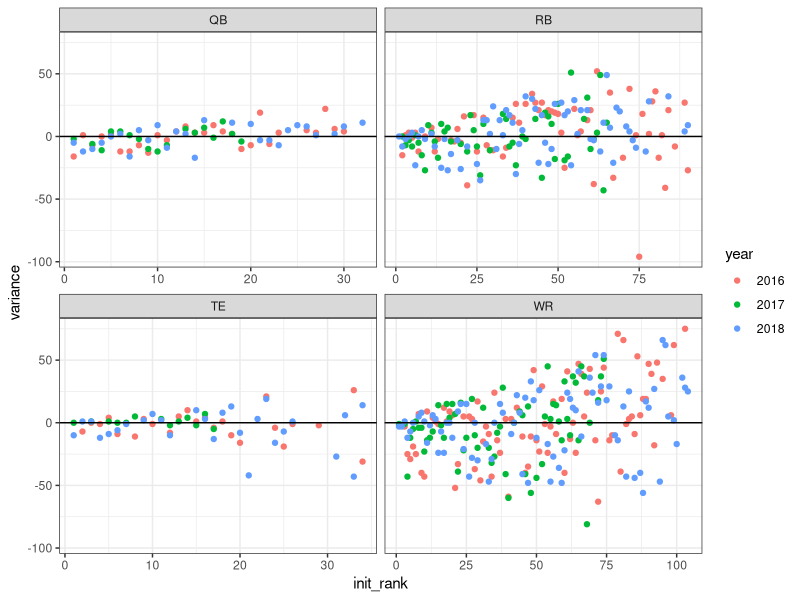
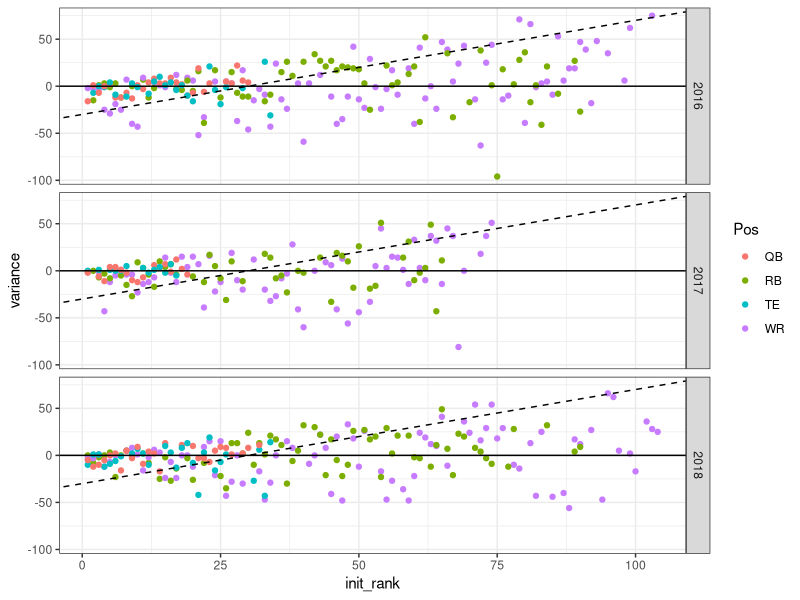
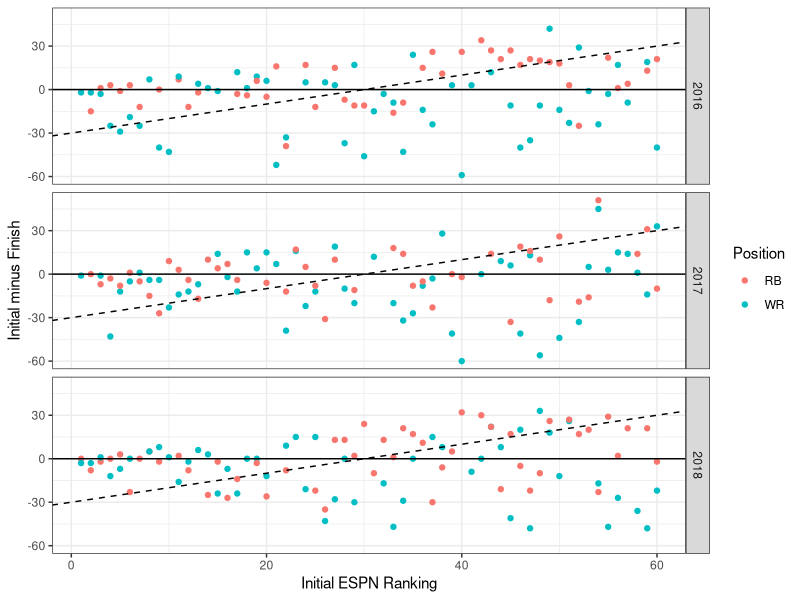

The R script that drew these images, in order: (Note: this script raises an error after producing the figures.)
# this script will create graphs from 
# the espn pre-season fantasy rankings 
# and fantasy pros end of season rankings


# libraries 
 library(stringr)
 library(dplyr)
 library(ggplot2)
 library(tidyr)


# reading files 
 
 espn_rankings <- read.csv(
   'data/espn rankings_16_18.csv', 
   stringsAsFactors = F
 )
 
 fp_finishes <- read.csv(
   'data/fp finishes_16_18.csv', 
   stringsAsFactors = F
 )

 
 weekly_rankings <- read.csv(
   'data/fp weekly finishes_16_18.csv', 
   stringsAsFactors = F
 )





# joining rankings to finishes ======================================================================

# going to join based on year, first, and last name
# would do team, but fantasypros only has current team
# not the team they were on back during the season
# going to left join to espn rankings because not every player
# was ranked


rank_finish <- left_join(
  espn_rankings, fp_finishes, 
  by = c('first', 'last', 'year', 'Pos' = 'Position')
)

rank_finish %>% group_by(first, last, year) %>% 
  summarize(count = n()) %>% 
  filter(count > 1)


# removing defense from rankings 

espn_rankings <- espn_rankings %>% filter(
  Pos != 'DST' & Pos !='D/ST' & Pos != 'K'
)


rank_finish <- left_join(
  espn_rankings, fp_finishes, 
  by = c('first', 'last', 'year', 'Pos' = 'Position')
)

# removing missing players 
# after research it appears most are instances where 
# the player didn't play during the season
# or switched positions (ty monty)

rank_finish <- rank_finish %>% filter(
  !is.na(finish)
)


# going to filter out players with less than 10 games
# going to make that a separate frame so that i can 
# easily come back if needed


full_szn_rf <- rank_finish %>% filter(
  Games > 9
)


# variance graph ===========================================================================================

# creating variable that is just 
# difference between initial rank and final finish
# going to graph that over time to see if 
# higher or lower rankings are more volatile

# also filtering out kickers, because who cares


full_szn_rf <- full_szn_rf %>% mutate(
  variance = init_rank - finish
)



full_szn_rf %>% ggplot(aes(init_rank, variance))+
  geom_point(aes(color = as.character(year)))+
  geom_hline(aes(yintercept = 0))+
  facet_wrap(. ~ Pos, scales = 'free_x')+
  scale_color_discrete(name = 'year')+
  theme_bw()

full_szn_rf %>% ggplot(aes(init_rank, variance))+
  geom_point(aes(color = Pos))+
  geom_hline(aes(yintercept = 0))+
  geom_abline(aes(intercept = -30, slope = 1), linetype = 'dashed')+
  facet_grid(year ~ . , scales = 'free_x')+
  scale_color_discrete(name = 'Pos')+
  theme_bw()



# probably not much value of looking at 
# players ranked over 60
# if 10 teams, 6 of any positions is the likely 
# max, so anything past that is maybe the last pick of
# the draft

full_szn_top <- full_szn_rf %>% filter(
  init_rank < 61
)






# graph of rb and WR initial ranks v final finishes 
# dashed line indicates top-30 or better (above)
# or worse than top-30 finish (below)
# top-30 because in a ten-team 2 wr & rb and 1 flex
# league, top-30 would be startable


full_szn_top %>% filter(
  Pos %in% c('WR', 'RB')
) %>% ggplot(aes(init_rank, variance))+
  geom_point(aes(color = Pos))+
  geom_hline(aes(yintercept = 0))+
  geom_abline(aes(intercept = -30, slope = 1), linetype = 'dashed')+
  facet_grid(year ~ . , scales = 'free_x')+
  scale_color_discrete(name = 'Position')+
  ylab('Initial minus Finish')+
  xlab('Initial ESPN Ranking')+
  theme_bw()+
  ggsave('graphs/espn rank variance years.png', width = 13, height = 6)





# graph of rb and WR initial ranks v final finishes 
# dashed line indicates top-30 or better (above)
# or worse than top-30 finish (below)
# top-30 because in a ten-team 2 wr & rb and 1 flex
# league, top-30 would be startable

full_szn_top %>%filter(
  Pos %in% c('WR', 'RB')
) %>%  ggplot(aes(init_rank, variance))+
  geom_point(aes(color = as.character(year)))+
  geom_hline(aes(yintercept = 0))+
  geom_abline(aes(intercept = -30, slope = 1), linetype = 'dashed')+
  facet_grid(Pos ~ . , scales = 'free_x')+
  scale_color_discrete(name = 'Year')+
  ylab('Initial minus Finish')+
  xlab('Initial ESPN Ranking')+
  theme_bw()+
  ggsave('graphs/espn rank variance pos.png', width = 13, height = 6)




# graph of what ten (10, 20 , 30, etc)
# position and number of top 30 from that ten
# also average variance of that ten 
# so you can see expected finish from each ten 
# compare across years and positions

full_szn_top <- full_szn_top %>% mutate(
  ten = 1 + floor((init_rank-1) / 10)
)

full_szn_top$top_rank <- if_else(
  full_szn_top$finish <31, 1, 0
)

full_szn_top$top_ten <- if_else(
  full_szn_top$finish <11, 1, 0
)


ten_ranks <- full_szn_top %>% group_by(
  year, ten, Pos
) %>% summarize(
  avg_var = mean(variance), 
  avg_finish = mean(finish), 
  top_players = sum(top_rank), 
  net_var = sum(variance), 
  top_ten = sum(top_ten)
)







# count of top ten finishes for rbs and wrs
# within the same 10 ranks (e.g. 1-10, 10-20)

ten_ranks %>% filter(
  Pos %in% c('WR', 'RB')
) %>% ggplot(aes(ten, top_players))+
  geom_col(aes(fill = Pos), position = 'dodge')+
  facet_grid(year ~ . )+
  scale_fill_manual(
    name = 'Position', 
    values = c(
      'RB' = 'dodgerblue4', 
      'WR' = 'tomato3'
    )
    )+
  scale_y_continuous(
    name = 'Count of Top 30 Finishes', 
    breaks = c(0:10)
  )+
  scale_x_continuous(
    name = 'ESPN Ranks', 
    breaks = c(1:6), 
    labels = paste('Top ', seq(10, 60, 10), sep = '')
  )+
  theme_bw()+
  ggsave(
    'graphs/ESPN top finish counts.png', width = 13, height = 6
  )




# count of top ten finishes for qbs and tes
# within the same 10 ranks (e.g. 1-10, 10-20)

ten_ranks %>% filter(
  Pos %in% c('TE', 'QB')
) %>% ggplot(aes(ten, top_ten))+
  geom_col(aes(fill = Pos), position = 'dodge')+
  facet_grid(year ~ . )+
  scale_fill_manual(
    name = 'Position',
    values = c('TE' = 'dodgerblue3', 'QB' = 'forestgreen')
    )+
  scale_y_continuous(
    name = 'Count of Top 10 Finishes', 
    breaks = c(0:10)
  )+
  scale_x_continuous(
    name = 'ESPN Ranks', 
    breaks = c(1:6), 
    labels = paste('Top ', seq(10, 60, 10), sep = '')
  )+
  theme_bw()+
  ggsave(
    'graphs/ESPN top finish counts_te.png', width = 13, height = 6
  )






# showing the average difference between initial ESPN rank
# and final fantasy finish for players 
# within the same 10 ranks (e.g. 1-10, 10-20)

ten_ranks %>% filter(
  Pos %in% c('WR', 'RB')
) %>% ggplot(aes(ten, avg_var))+
  geom_col(aes(fill = Pos), position = 'dodge')+
  facet_grid(year ~ . )+
  scale_fill_manual(
    name = 'Position', 
    values = c(
      'RB' = 'dodgerblue4', 
      'WR' = 'tomato3'
    )
  )+
  scale_y_continuous(
    name = 'Average Variance between Rank and Finish'
  )+
  scale_x_continuous(
    name = 'ESPN Ranks', 
    breaks = c(1:6), 
    labels = paste('Top ', seq(10, 60, 10), sep = '')
  )+
  theme_bw()+
  ggsave(
    'graphs/ESPN ranks average variance.png', 
    height = 6, width = 13
  )







# showig the average finish for players
# within the same 10 ranks (e.g. 1-10, 10-20)


ten_ranks %>% filter(
  Pos %in% c('WR', 'RB')
) %>% ggplot(aes(ten, avg_finish))+
  geom_col(aes(fill = Pos), position = 'dodge')+
  geom_hline(aes(yintercept = 30), linetype = 'dashed')+
  facet_grid(year ~ . )+
  scale_fill_manual(
    name = 'Position', 
    values = c(
      'RB' = 'dodgerblue4', 
      'WR' = 'tomato3'
    )
  )+
  scale_y_continuous(
    name = 'Average Finish'
  )+
  scale_x_continuous(
    name = 'ESPN Ranks', 
    breaks = c(1:6), 
    labels = paste('Top ', seq(10, 60, 10), sep = '')
  )+
  theme_bw()+ggsave(
    'graphs/ESPN rank average finish.png', 
    width = 13, height = 6
  )








# showing the net difference between initial rank 
# and final finish for players ranked within the same ten

ten_ranks %>% filter(
  Pos %in% c('WR', 'RB')
) %>% ggplot(aes(ten, avg_var))+
  geom_col(aes(fill = Pos), position = 'dodge')+
  facet_grid(year ~ . )+
  scale_fill_manual(
    name = 'Position', 
    values = c(
      'RB' = 'dodgerblue4', 
      'WR' = 'tomato3'
    )
  )+
  scale_y_continuous(
    name = 'Average Variance between Rank and Finish'
  )+
  scale_x_continuous(
    name = 'ESPN Ranks', 
    breaks = c(1:6), 
    labels = paste('Top ', seq(10, 60, 10), sep = '')
  )+
  theme_bw()+
  ggsave(
    'graphs/ESPN ranks net variance.png', 
    height = 6, width = 13
  )







# count of top ten finishes for rbs and wrs
# within the same 10 ranks (e.g. 1-10, 10-20)

ten_ranks %>% filter(
  Pos %in% c('WR', 'RB')
) %>% ggplot(aes(ten, top_ten))+
  geom_col(aes(fill = Pos), position = 'dodge')+
  facet_grid(year ~ . )+
  scale_fill_manual(
    name = 'Position', 
    values = c(
      'RB' = 'dodgerblue4', 
      'WR' = 'tomato3'
    )
  )+
  scale_y_continuous(
    name = 'Count of Top 10 Finishes', 
    breaks = c(0:10)
  )+
  scale_x_continuous(
    name = 'ESPN Ranks', 
    breaks = c(1:6), 
    labels = paste('Top ', seq(10, 60, 10), sep = '')
  )+
  theme_bw()+
  ggsave(
    'graphs/ESPN top ten finish counts.png', width = 13, height = 6
  )










# fantasy finish graphs ==========================================================================================


top_40_finishes <- fp_finishes %>% 
  filter(finish < 41)


# density graph of point finishes by year by position
# shows that rb has a very wide distribution, but 
# that the top scoring rb's always score more than the top scoring 
# wide receivers 
# tight ends are almost all worthless 
# quarterbacks have a very flat distribution

top_40_finishes %>% filter(
  Position %in% c('RB', 'WR', 'TE', 'QB')
) %>%  ggplot(aes(Points))+
  geom_density(aes(fill = Position), alpha = .2) +
  facet_grid(year ~ .)+
  theme_bw()+
  ggsave(
    'graphs/point distribution of positions.png', 
    width = 13, height = 6
  )





# graph shows that top finishing rb's are 
# more valuable than top finishing WR's
# but after the top they are equal

top_40_finishes %>% filter(
  Position %in% c('RB', 'WR', 'TE', 'QB')
) %>% ggplot(aes(finish, Points))+
  geom_line(aes(color = Position))+
  geom_vline(aes(xintercept = 10))+
  geom_vline(aes(xintercept = 30))+
  facet_grid(year ~ .)+
  xlab('End of Season Finish')+
  theme_bw()+
  ggsave(
    'graphs/points by finish and position.png', 
    width = 13, height = 6
  )





# joining espn_ranks and weekly finishes ====================================================================



# top ten finishes 
# a top ten finish is really good for WR and RB
# and startable for QB and TE

top_10_finishes <- weekly_rankings %>% filter(
  finish < 11
) %>% group_by(
  first, last, Position, year
) %>% summarize(
  count = n()
)



rank_top_10 <- left_join(
  espn_rankings, top_10_finishes, 
  by = c('first', 'last', 'year', 'Pos' = 'Position')
)


rank_top_10 <- rank_top_10 %>% mutate(
  ten = 1 + floor((init_rank-1) / 10)
) %>% filter(
  init_rank < 61 & !is.na(count)
) %>% group_by(year, ten, Pos) %>% summarize(
  count = sum(count)
) %>% ungroup() %>% complete(
  year, ten, Pos, fill = list(count = 0)
)





# going to do top-5 finishes 
# for qb and te since you can only start one
# top 5 would be a really good week 

top_5_finishes <- weekly_rankings %>% filter(
  finish < 6
) %>% group_by(
  first, last, Position, year
) %>% summarize(
  count = n()
)



rank_top_5 <- left_join(
  espn_rankings, top_5_finishes, 
  by = c('first', 'last', 'year', 'Pos' = 'Position')
)


rank_top_5 <- rank_top_5 %>% mutate(
  ten = 1 + floor((init_rank-1) / 10)
) %>% filter(
  init_rank < 61 & !is.na(count)
) %>% group_by(year, ten, Pos) %>% summarize(
  count = sum(count)
) %>% ungroup() %>% complete(
  year, ten, Pos, fill = list(count = 0)
)






# going to do top 30 for WR and RB
# since that would be startable


top_30_finishes <- weekly_rankings %>% mutate(
  ten_finish = paste('Top', 10*(1 + floor((finish-1) / 10)))
) %>% filter(
  finish < 31
) %>% group_by(
  first, last, Position, year, ten_finish
) %>% summarize(
  count = n()
)



top_30_finishes <- left_join(
  espn_rankings, top_30_finishes, 
  by = c('first', 'last', 'year', 'Pos' = 'Position')
)


top_30_finishes <- top_30_finishes %>% mutate(
  ten = 1 + floor((init_rank-1) / 10)
) %>% filter(
  init_rank < 61 & !is.na(count)
) %>% group_by(year, ten, Pos, ten_finish) %>% summarize(
  count = sum(count)
) %>% ungroup() %>% complete(
  year, ten, Pos, fill = list(count = 0)
)











# graphs of weekly finishes ==================================================================================







# graphs the number of top ten weekly finishes 
# for players ranked in a ten range 
# rbs and wrs

rank_top_10 %>% filter(Pos %in% c('WR', 'RB')) %>% 
  ggplot(aes(ten, count))+
  geom_col(aes(fill = Pos), position = 'dodge')+
  facet_grid(year ~ .)+
  theme_bw()+
  scale_y_continuous(
    name = 'Count of Top Ten Weekly Finishes'
  )+
  scale_x_continuous(
    name = 'ESPN Ranks', 
    breaks = c(1:6), 
    labels = paste('Top ', seq(10, 60, 10), sep = '')
  )+
  scale_fill_manual(
    name = 'Position', 
    values = c(
      'RB' = 'dodgerblue4', 
      'WR' = 'tomato3'
    )
  )+
  ggsave('graphs/count of top ten weeks.png', width = 13, height = 6)






# graphs the number of top ten weekly finishes 
# for players ranked in a ten range 
# rbs and wrs

rank_top_10 %>% filter(
  Pos %in% c('QB', 'TE') & ten < 4
  ) %>% 
  ggplot(aes(ten, count))+
  geom_col(aes(fill = Pos), position = 'dodge')+
  facet_grid(year ~ .)+
  theme_bw()+
  scale_y_continuous(
    name = 'Count of Top Ten Weekly Finishes'
  )+
  scale_x_continuous(
    name = 'ESPN Ranks', 
    breaks = c(1:3), 
    labels = paste('Top ', seq(10, 30, 10), sep = '')
  )+
  scale_fill_manual(
    name = 'Position', 
    values = c(
      'TE' = 'dodgerblue3', 'QB' = 'forestgreen'
    )
  )+
  ggsave('graphs/count of top ten weeks_qb_te.png', width = 13, height = 6)










# number of top five weekly finishes 
# for players in a ten range
# tes and qbs


rank_top_5%>% filter(
  Pos %in% c('TE', 'QB') & ten < 4
  ) %>% 
  ggplot(aes(ten, count))+
  geom_col(aes(fill = Pos), position = 'dodge')+
  facet_grid(year ~ .)+
  theme_bw()+
  scale_y_continuous(
    name = 'Count of Top Five Weekly Finishes'
  )+
  scale_x_continuous(
    name = 'ESPN Ranks', 
    breaks = c(1:6), 
    labels = paste('Top ', seq(10, 60, 10), sep = '')
  )+
  scale_fill_manual(
    name = 'Position', 
    values = c(
      'TE' = 'dodgerblue3', 'QB' = 'forestgreen'
    )
  )+
  ggsave(
    'graphs/count of top weeks_qbte.png', width = 13, height = 6
  )






# count of top 30 weekly finishes
# for WR colored by finish level

top_30_finishes %>% filter(Pos == 'WR') %>% 
  ggplot(aes(ten, count))+
  geom_col(aes(fill = ten_finish))+
  facet_grid(year ~ .)+
  scale_y_continuous(
    name = 'Count of Top 30 Weekly Finishes'
  )+
  scale_x_continuous(
    name = 'ESPN Ranks', 
    breaks = c(1:6), 
    labels = paste('Top ', seq(10, 60, 10), sep = '')
  )+ scale_fill_manual(
    name = 'Finish', 
    values = c(
      'Top 10' = 'darksalmon', 'Top 20' = 'tomato2', 'Top 30' = 'firebrick'
    )
  )+
  theme_bw()+
  ggtitle(
    'Top 30 Finishes for WR by Pre-season ESPN Rank'
  )+
  ggsave(
    'graphs/wr top 30 finishes.png', width = 13, height = 6
  )







# count of top 30 weekly finishes
# for RB colored by finish level

top_30_finishes %>% filter(Pos == 'RB') %>% 
  ggplot(aes(ten, count))+
  geom_col(aes(fill = ten_finish))+
  facet_grid(year ~ .)+
  scale_y_continuous(
    name = 'Count of Top 30 Weekly Finishes'
  )+
  scale_x_continuous(
    name = 'ESPN Ranks', 
    breaks = c(1:6), 
    labels = paste('Top ', seq(10, 60, 10), sep = '')
  )+ scale_fill_manual(
    name = 'Finish', 
    values = c(
      'Top 10' = 'cyan', 'Top 20' = 'dodgerblue', 'Top 30' = 'navy'
    )
  )+
  theme_bw()+
  ggtitle(
    'Top 30 Finishes for RB by Pre-season ESPN Rank'
  )+
  ggsave(
    'graphs/rb top 30 finishes.png', width = 13, height = 6
  )









# creating weekly finish data =============================================================================


rank_weeks <- left_join(
  espn_rankings, weekly_rankings, 
  by = c('first', 'last', 'year', 'Pos' = 'Position')
)


rank_weeks <- rank_weeks %>% filter(
  init_rank < 61 & !is.na(finish) & finish < 31
) %>% mutate(
  ten = paste('Top', 10*(1 + floor((init_rank-1) / 10))), 
  ten_finish = paste('Top', 10*(1 + floor((finish-1) / 10)))
) %>% group_by(year, week, ten, Pos, ten_finish) %>% summarize(
  count = n()
) %>% ungroup() %>% complete(
  year, ten, Pos, ten_finish, week, fill = list(count = 0)
)







# weekly finish graph ==============================================================================

# count of top ten running back finishes
# by week, by year, by pre-season rank

rank_weeks %>% filter(
  ten_finish == 'Top 10' & Pos == 'RB'
) %>% ggplot(aes(week, count))+
  geom_line(aes(group = ten, color = ten))+
  facet_grid(year ~ . )+
  scale_y_continuous(
    name = 'Count of Top Ten Finishes'
  )+
  scale_x_continuous(
    name = 'Week', breaks = c(1:16)
  )+
  scale_color_brewer(name = 'ESPN Rank', palette = 'Paired')+
  theme_bw()+
  ggtitle('Count of Running Back Top Ten Finishes by Week')+
  ggsave(
    'graphs/rb top ten weekly count.png', width = 13, height = 6
  )


# count of top ten wide receiver finishes
# by week, by year, by pre-season rank

rank_weeks %>% filter(
  ten_finish == 'Top 10' & Pos == 'WR'
) %>% ggplot(aes(week, count))+
  geom_line(aes(group = ten, color = ten))+
  facet_grid(year ~ . )+
  scale_y_continuous(
    name = 'Count of Top Ten Finishes'
  )+
  scale_x_continuous(
    name = 'Week', breaks = c(1:16)
  )+
  scale_color_brewer(name = 'ESPN Rank', palette = 'Paired')+
  theme_bw()+
  ggtitle('Count of Wide Receiver Top Ten Finishes by Week')+
  ggsave(
    'graphs/wr top ten weekly count.png', width = 13, height = 6
  )



# rb weekly count of 11-20 finishes 

rank_weeks %>% filter(
  ten_finish == 'Top 20' & Pos == 'RB'
) %>% ggplot(aes(week, count))+
  geom_line(aes(group = ten, color = ten))+
  facet_grid(year ~ . )+
  scale_y_continuous(
    name = 'Count of Top 11-20 Finishes'
  )+
  scale_x_continuous(
    name = 'Week', breaks = c(1:16)
  )+
  scale_color_brewer(name = 'ESPN Rank', palette = 'Paired')+
  theme_bw()+
  ggtitle('Count of Running Back Top 11-20 Finishes by Week')+
  ggsave(
    'graphs/rb top 20 weekly count.png', width = 13, height = 6
  )


# wr top 20 finishes by week

rank_weeks %>% filter(
  ten_finish == 'Top 20' & Pos == 'WR'
) %>% ggplot(aes(week, count))+
  geom_line(aes(group = ten, color = ten))+
  facet_grid(year ~ . )+
  scale_y_continuous(
    name = 'Count of Top 11-20 Finishes'
  )+
  scale_x_continuous(
    name = 'Week', breaks = c(1:16)
  )+
  scale_color_brewer(name = 'ESPN Rank', palette = 'Paired')+
  theme_bw()+
  ggtitle('Count of Wide Receiver Top 11-20 Finishes by Week')+
  ggsave(
    'graphs/wr top 20 weekly count.png', width = 13, height = 6
  )






# rb weekly count of 21-30 finishes 

rank_weeks %>% filter(
  ten_finish == 'Top 30' & Pos == 'RB'
) %>% ggplot(aes(week, count))+
  geom_line(aes(group = ten, color = ten))+
  facet_grid(year ~ . )+
  scale_y_continuous(
    name = 'Count of Top 21-30 Finishes'
  )+
  scale_x_continuous(
    name = 'Week', breaks = c(1:16)
  )+
  scale_color_brewer(name = 'ESPN Rank', palette = 'Paired')+
  theme_bw()+
  ggtitle('Count of Running Back Top 11-20 Finishes by Week')+
  ggsave(
    'graphs/rb top 30 weekly count.png', width = 13, height = 6
  )


# wr top 20 finishes by week

rank_weeks %>% filter(
  ten_finish == 'Top 30' & Pos == 'WR'
) %>% ggplot(aes(week, count))+
  geom_line(aes(group = ten, color = ten))+
  facet_grid(year ~ . )+
  scale_y_continuous(
    name = 'Count of Top 21-30 Finishes'
  )+
  scale_x_continuous(
    name = 'Week', breaks = c(1:16)
  )+
  scale_color_brewer(name = 'ESPN Rank', palette = 'Paired')+
  theme_bw()+
  ggtitle('Count of Wide Receiver Top 21-30 Finishes by Week')+
  ggsave(
    'graphs/wr top 30 weekly count.png', width = 13, height = 6
  )



